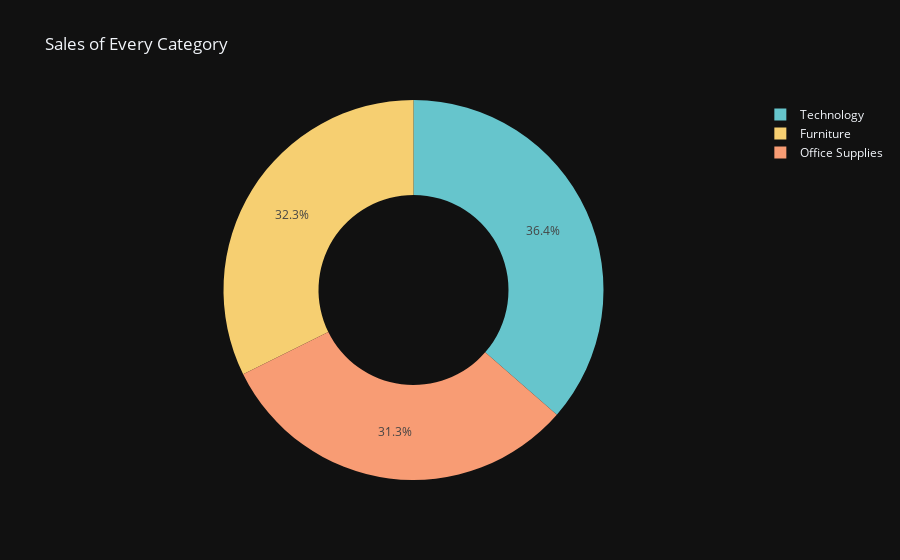

The notebook cell saved with this chart:
### Code cell
# let's check the  Sales of every category
category_sales = df.groupby('Category')['Sales'].sum().reset_index()
print(category_sales)
# let's create a figure of Sales of every category
fig = px.pie(category_sales, 
            values='Sales', 
            names='Category', 
            title='Sales of Every Category' ,
            hole=0.5 , 
            color_discrete_sequence=px.colors.qualitative.Pastel)
fig.show()

# save this figure in jypiter notebook for when we export the notebook to html it will be saved 
# pio.write_image(fig, file='category_sales_pie.png')
from IPython.display import Image , display
display(Image(filename='category_sales_pie.png'))

### Figure 1 — Plotly figure (JSON) as saved in the notebook; plotly's stock layout.template omitted (floating-point values rounded to 4 significant figures)
{"data": [{"domain": {"x": [0, 1], "y": [0, 1]}, "hole": 0.5, "hovertemplate": "Category=%{label}<br>Sales=%{value}<extra></extra>", "labels": ["Furniture", "Office Supplies", "Technology"], "legendgroup": "", "name": "", "showlegend": true, "type": "pie", "values": [742000.0, 719000.0, 836200.0]}], "layout": {"legend": {"tracegroupgap": 0}, "piecolorway": ["rgb(102, 197, 204)", "rgb(246, 207, 113)", "rgb(248, 156, 116)", "rgb(220, 176, 242)", "rgb(135, 197, 95)", "rgb(158, 185, 243)", "rgb(254, 136, 177)", "rgb(201, 219, 116)", "rgb(139, 224, 164)", "rgb(180, 151, 231)", "rgb(179, 179, 179)"], "title": {"text": "Sales of Every Category"}}}
